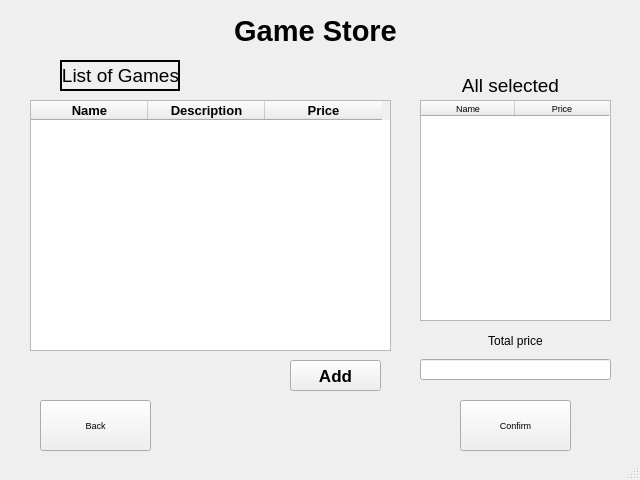
<?xml version="1.0" encoding="UTF-8"?>
<ui version="4.0">
 <class>MainWindow</class>
 <widget class="QMainWindow" name="MainWindow">
  <property name="geometry">
   <rect>
    <x>0</x>
    <y>0</y>
    <width>640</width>
    <height>480</height>
   </rect>
  </property>
  <property name="font">
   <font>
    <pointsize>7</pointsize>
   </font>
  </property>
  <property name="windowTitle">
   <string>MainWindow</string>
  </property>
  <widget class="QWidget" name="centralwidget">
   <widget class="QLabel" name="label">
    <property name="geometry">
     <rect>
      <x>170</x>
      <y>0</y>
      <width>291</width>
      <height>61</height>
     </rect>
    </property>
    <property name="font">
     <font>
      <pointsize>22</pointsize>
      <weight>75</weight>
      <bold>true</bold>
     </font>
    </property>
    <property name="layoutDirection">
     <enum>Qt::LeftToRight</enum>
    </property>
    <property name="text">
     <string>Game Store</string>
    </property>
    <property name="alignment">
     <set>Qt::AlignCenter</set>
    </property>
   </widget>
   <widget class="QPushButton" name="backBtn">
    <property name="geometry">
     <rect>
      <x>40</x>
      <y>400</y>
      <width>111</width>
      <height>51</height>
     </rect>
    </property>
    <property name="text">
     <string>Back</string>
    </property>
   </widget>
   <widget class="QFrame" name="frame">
    <property name="geometry">
     <rect>
      <x>60</x>
      <y>60</y>
      <width>120</width>
      <height>31</height>
     </rect>
    </property>
    <property name="frameShape">
     <enum>QFrame::WinPanel</enum>
    </property>
    <property name="frameShadow">
     <enum>QFrame::Plain</enum>
    </property>
    <property name="lineWidth">
     <number>1</number>
    </property>
    <property name="midLineWidth">
     <number>0</number>
    </property>
    <widget class="QLabel" name="label_2">
     <property name="geometry">
      <rect>
       <x>0</x>
       <y>0</y>
       <width>121</width>
       <height>31</height>
      </rect>
     </property>
     <property name="font">
      <font>
       <pointsize>14</pointsize>
      </font>
     </property>
     <property name="text">
      <string>List of Games</string>
     </property>
     <property name="textFormat">
      <enum>Qt::AutoText</enum>
     </property>
     <property name="alignment">
      <set>Qt::AlignCenter</set>
     </property>
     <property name="wordWrap">
      <bool>false</bool>
     </property>
    </widget>
   </widget>
   <widget class="QPushButton" name="ConfirmBtn">
    <property name="geometry">
     <rect>
      <x>460</x>
      <y>400</y>
      <width>111</width>
      <height>51</height>
     </rect>
    </property>
    <property name="text">
     <string>Confirm</string>
    </property>
   </widget>
   <widget class="QTableWidget" name="tableWidget">
    <property name="geometry">
     <rect>
      <x>30</x>
      <y>100</y>
      <width>361</width>
      <height>251</height>
     </rect>
    </property>
    <property name="minimumSize">
     <size>
      <width>361</width>
      <height>20</height>
     </size>
    </property>
    <property name="font">
     <font>
      <pointsize>10</pointsize>
      <weight>75</weight>
      <italic>false</italic>
      <bold>true</bold>
      <strikeout>false</strikeout>
      <kerning>true</kerning>
     </font>
    </property>
    <property name="mouseTracking">
     <bool>false</bool>
    </property>
    <property name="autoFillBackground">
     <bool>false</bool>
    </property>
    <property name="frameShadow">
     <enum>QFrame::Sunken</enum>
    </property>
    <property name="lineWidth">
     <number>5</number>
    </property>
    <property name="midLineWidth">
     <number>0</number>
    </property>
    <property name="showGrid">
     <bool>true</bool>
    </property>
    <property name="gridStyle">
     <enum>Qt::SolidLine</enum>
    </property>
    <property name="columnCount">
     <number>3</number>
    </property>
    <attribute name="horizontalHeaderCascadingSectionResizes">
     <bool>false</bool>
    </attribute>
    <attribute name="horizontalHeaderDefaultSectionSize">
     <number>117</number>
    </attribute>
    <attribute name="horizontalHeaderHighlightSections">
     <bool>true</bool>
    </attribute>
    <attribute name="horizontalHeaderMinimumSectionSize">
     <number>46</number>
    </attribute>
    <attribute name="horizontalHeaderShowSortIndicator" stdset="0">
     <bool>false</bool>
    </attribute>
    <attribute name="horizontalHeaderStretchLastSection">
     <bool>false</bool>
    </attribute>
    <attribute name="verticalHeaderShowSortIndicator" stdset="0">
     <bool>false</bool>
    </attribute>
    <column>
     <property name="text">
      <string>Name</string>
     </property>
    </column>
    <column>
     <property name="text">
      <string>Description</string>
     </property>
    </column>
    <column>
     <property name="text">
      <string>Price</string>
     </property>
    </column>
   </widget>
   <widget class="QPushButton" name="addBtn">
    <property name="geometry">
     <rect>
      <x>290</x>
      <y>360</y>
      <width>91</width>
      <height>31</height>
     </rect>
    </property>
    <property name="font">
     <font>
      <pointsize>13</pointsize>
      <weight>75</weight>
      <bold>true</bold>
     </font>
    </property>
    <property name="text">
     <string>Add</string>
    </property>
   </widget>
   <widget class="QTableWidget" name="tableWidget_2">
    <property name="geometry">
     <rect>
      <x>420</x>
      <y>100</y>
      <width>191</width>
      <height>221</height>
     </rect>
    </property>
    <attribute name="horizontalHeaderDefaultSectionSize">
     <number>94</number>
    </attribute>
    <column>
     <property name="text">
      <string>Name</string>
     </property>
    </column>
    <column>
     <property name="text">
      <string>Price</string>
     </property>
    </column>
   </widget>
   <widget class="QLabel" name="label_3">
    <property name="geometry">
     <rect>
      <x>450</x>
      <y>70</y>
      <width>121</width>
      <height>31</height>
     </rect>
    </property>
    <property name="font">
     <font>
      <pointsize>14</pointsize>
     </font>
    </property>
    <property name="text">
     <string>All selected</string>
    </property>
    <property name="textFormat">
     <enum>Qt::AutoText</enum>
    </property>
    <property name="alignment">
     <set>Qt::AlignCenter</set>
    </property>
    <property name="wordWrap">
     <bool>false</bool>
    </property>
   </widget>
   <widget class="QLabel" name="label_4">
    <property name="geometry">
     <rect>
      <x>480</x>
      <y>330</y>
      <width>71</width>
      <height>21</height>
     </rect>
    </property>
    <property name="font">
     <font>
      <pointsize>9</pointsize>
     </font>
    </property>
    <property name="text">
     <string>Total price</string>
    </property>
    <property name="textFormat">
     <enum>Qt::AutoText</enum>
    </property>
    <property name="alignment">
     <set>Qt::AlignCenter</set>
    </property>
    <property name="wordWrap">
     <bool>false</bool>
    </property>
   </widget>
   <widget class="QLineEdit" name="totalprice">
    <property name="geometry">
     <rect>
      <x>420</x>
      <y>359</y>
      <width>191</width>
      <height>21</height>
     </rect>
    </property>
    <property name="readOnly">
     <bool>true</bool>
    </property>
   </widget>
  </widget>
  <widget class="QStatusBar" name="statusbar"/>
 </widget>
 <resources/>
 <connections/>
</ui>
